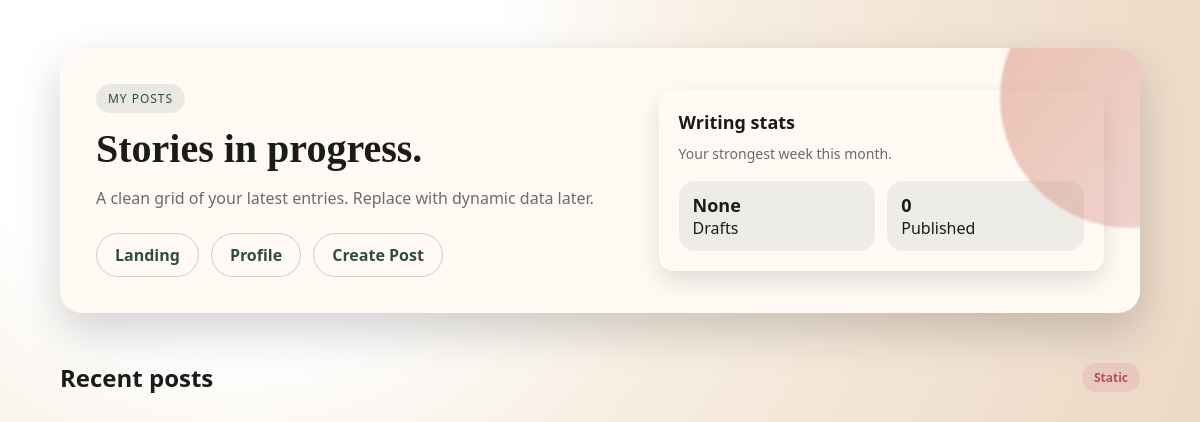
/api/posts/my-posts (signed in), run on an earlier commit of the app's database.
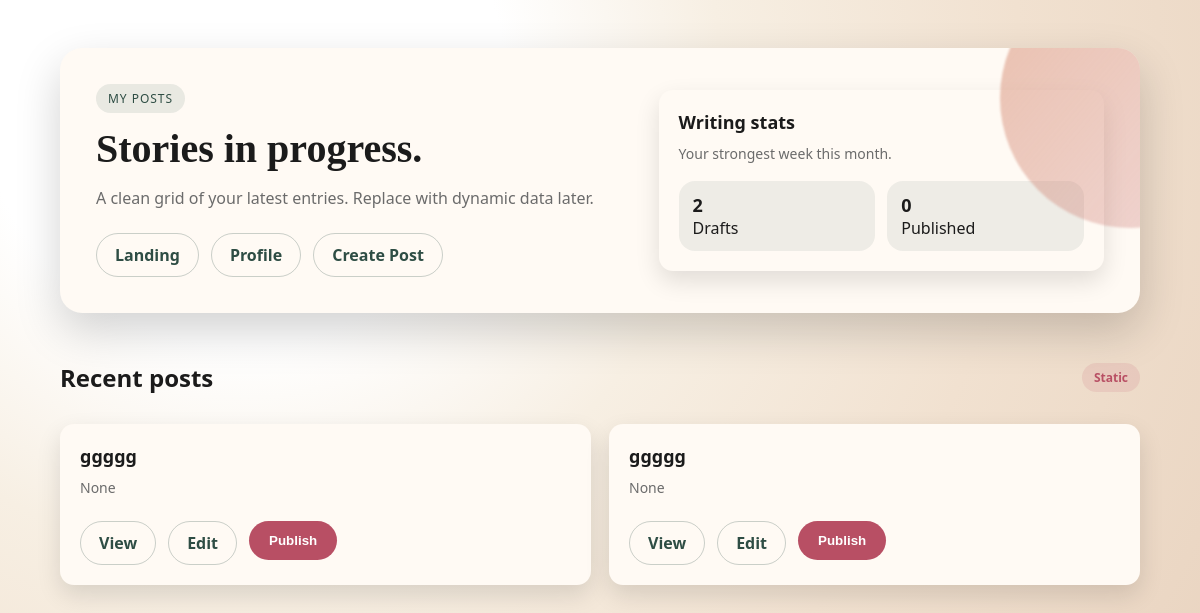
And on a later commit of the database.
### main/models/post.py (models this page shows, shortened)
class Posts(db.Model):
    id: Mapped[int] = mapped_column(primary_key=True)
    title: Mapped[str] = mapped_column(String(500))
    description: Mapped[str | None]
    user_id: Mapped[int] = mapped_column(
        ForeignKey("user.id", ondelete="CASCADE")
    )
    status: Mapped[str] = mapped_column(String(10), default="draft",
                                        server_default="draft")
    views_count: Mapped[int] = mapped_column(default=0, server_default='0')
    category: Mapped[str | None]
    published_at: Mapped[datetime | None]
    created_at: Mapped[datetime] = mapped_column(
        DateTime(timezone=True),
        server_default=func.now()
    )
    updated_at: Mapped[datetime] = mapped_column(
        DateTime(timezone=True),
        onupdate=func.now(),
        server_default=func.now()
    )
    user: Mapped["User"] = relationship(back_populates="posts")

### main/routes/posts.py (the view)
@posts_bp.route("/my-posts")
def my_posts():
    user_id = session.get("user_id")
    if not user_id:
        return redirect(url_for("users.login"))
    counts_data = db.session.execute(
        db.select(Posts.status, func.count(Posts.id))
        .where(Posts.user_id == user_id)
        .group_by(Posts.status)
    ).all()
    counts_data = {status: count for status, count in counts_data}
    print(counts_data)
    posts_list = db.session.scalars(
        db.select(Posts)
        .where(Posts.user_id == user_id)
    ).all()
    return render_template("my_posts.html", my_posts=posts_list, status_counts=counts_data)

### templates/my_posts.html (shortened to what this page needs)
<!DOCTYPE html>
<html lang="en">
<head>
    <link rel="stylesheet" href="/static/style.css">
</head>
<body>
<main class="page">
    <div class="shell">
        <section class="hero">
            <div>
                <span class="pill">My posts</span>
                <h1>Stories in progress.</h1>
                <p>A clean grid of your latest entries. Replace with dynamic data later.</p>
                <div class="nav">
                    <a href="/">Landing</a>
                    <a href="/profile">Profile</a>
                    <a href="/create-post">Create Post</a>
                </div>
            </div>
            <div class="card">
                <h3>Writing stats</h3>
                <p>Your strongest week this month.</p>
                <div class="stats">
                    <div class="stat">
                        <span>{{ status_counts.get("draft") }}</span>
                        Drafts
                    </div>
                    <div class="stat">
                        <span>{{ status_counts.get("published") or 0 }}</span>
                        Published
                    </div>
                </div>
            </div>
        </section>
        <div class="section-title">
            <h2>Recent posts</h2>
            <span class="tag">Static</span>
        </div>
        <section class="card-grid">
            {% for post in my_posts %}
            <article class="card">
                <h3>{{ post.title }}</h3>
                <p> {{ post.description }} </p>
                <div class="nav">
                    <a href="/post/1">View</a>
                    <a href="/post/1/edit">Edit</a>
                    {% if post.status == "draft" %}
                    <form action="/post/1" method="post">
                        <button class="button" type="submit">Publish</button>
                    </form>
                    {% else %}
                    <form action="/post/2/draft" method="post">
                        <button class="button secondary" type="submit">Mark as Draft</button>
                    </form>
                    {% endif %}
                </div>
            </article>
            {% endfor %}
        </section>
    </div>
</main>
</body>
</html>

### static/style.css (style rules this page uses)
:root { --ink: #1b1b1b; --muted: #6b6b6b; --cream: #f6f1e8; --peach: #f2c4a8; --clay: #d89073; --berry: #b84f64; --pine: #2e4d44; --paper: #fffaf4; --shadow: 0 18px 45px rgba(0, 0, 0, 0.18); --shadow-soft: 0 10px 25px rgba(0, 0, 0, 0.12); --radius-lg: 22px; --radius-md: 14px; }
* { box-sizing: border-box; }
body { margin: 0; font-family: "Space Grotesk", "Segoe UI", sans-serif; color: var(--ink); background: radial-gradient(circle at 20% 10%, #fff 0, #fff 22%, #f7efe3 40%, #f1e1d0 65%, #e8d2be 100%); min-height: 100vh; }
.page { padding: 48px 24px 80px; }
.shell { max-width: 1080px; margin: 0 auto; }
.hero { display: grid; grid-template-columns: minmax(0, 1.2fr) minmax(0, 1fr); gap: 28px; align-items: center; padding: 36px; background: var(--paper); border-radius: var(--radius-lg); box-shadow: var(--shadow); position: relative; overflow: hidden; }
.hero::after { content: ""; position: absolute; right: -120px; top: -80px; width: 260px; height: 260px; border-radius: 50%; background: linear-gradient(130deg, rgba(216, 144, 115, 0.55), rgba(184, 79, 100, 0.2)); filter: blur(1px); }
.hero h1 { font-family: "DM Serif Display", "Georgia", serif; font-size: 40px; line-height: 1.1; margin: 0 0 16px; }
.hero p { margin: 0 0 24px; color: var(--muted); font-size: 16px; }
.pill { display: inline-flex; align-items: center; gap: 8px; padding: 6px 12px; border-radius: 999px; background: rgba(46, 77, 68, 0.1); color: var(--pine); font-size: 12px; letter-spacing: 0.08em; text-transform: uppercase; margin-bottom: 14px; }
.nav { display: flex; flex-wrap: wrap; gap: 12px; margin: 24px 0 0; }
.nav a { text-decoration: none; padding: 10px 18px; border-radius: 999px; border: 1px solid rgba(46, 77, 68, 0.25); color: var(--pine); font-weight: 600; transition: transform 0.2s ease, box-shadow 0.2s ease; }
.card-grid { display: grid; grid-template-columns: repeat(auto-fit, minmax(240px, 1fr)); gap: 18px; margin-top: 30px; }
.card { background: var(--paper); border-radius: var(--radius-md); padding: 20px; box-shadow: var(--shadow-soft); }
.card h3 { margin: 0 0 10px; font-size: 18px; }
.card p { margin: 0; color: var(--muted); font-size: 14px; }
.section-title { display: flex; align-items: center; justify-content: space-between; margin: 48px 0 18px; }
.section-title h2 { margin: 0; font-size: 24px; }
.stats { display: grid; grid-template-columns: repeat(auto-fit, minmax(120px, 1fr)); gap: 12px; margin-top: 18px; }
.stat { background: rgba(46, 77, 68, 0.08); border-radius: 16px; padding: 12px 14px; }
.stat span { display: block; font-size: 18px; font-weight: 700; }
.button { display: inline-flex; align-items: center; justify-content: center; gap: 8px; padding: 12px 20px; border-radius: 999px; background: var(--berry); color: #fff; text-decoration: none; font-weight: 600; border: none; cursor: pointer; }
.tag { display: inline-flex; padding: 6px 12px; border-radius: 999px; background: rgba(184, 79, 100, 0.12); color: var(--berry); font-weight: 600; font-size: 12px; }

What changed in the data, as far as the page shows it:
added Posts: title "ggggg", description "None", status "Publish"
added Posts: title "ggggg", description "None", status "Publish"
Also different on the page:
{{ status_counts.get("draft") }}: "None" → "2"
